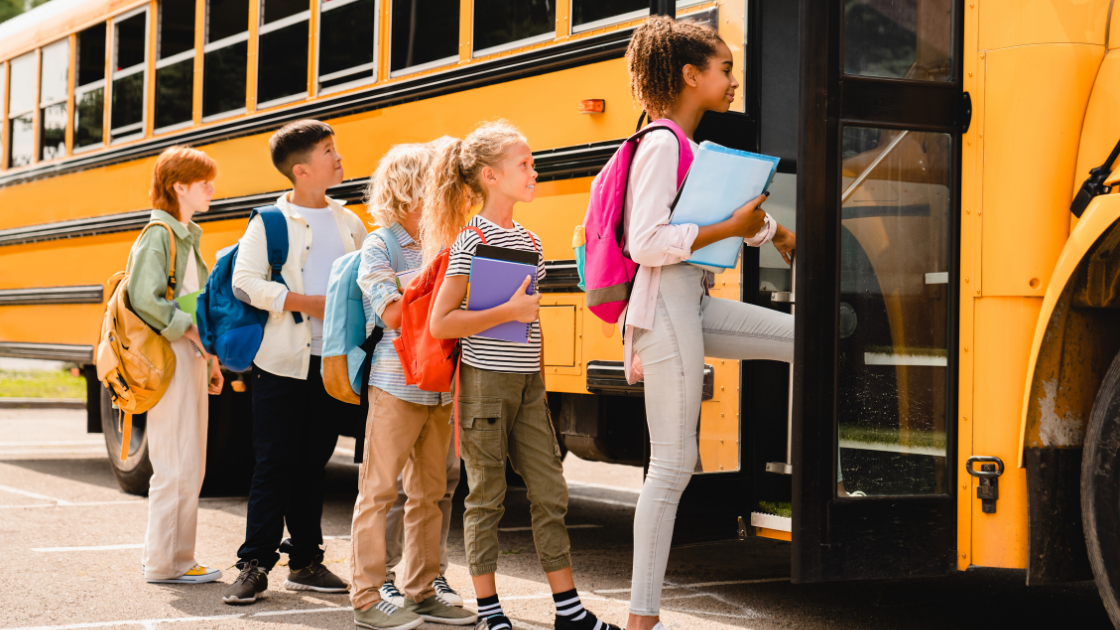
#> input picture schoolBus.png, 1120 x 630 px
$ python edgeDetection.py
#> lines starting #> are read from the running program, lines starting #| are printed output that depends on the picture
import os

import cv2
img = cv2.imread(os.path.join('.','schoolBus.png'))
#> img is the input picture: shape (630, 1120, 3); mean B, G, R 78.4, 109.9, 141.2

img_edge = cv2.Canny(img, 200, 200)
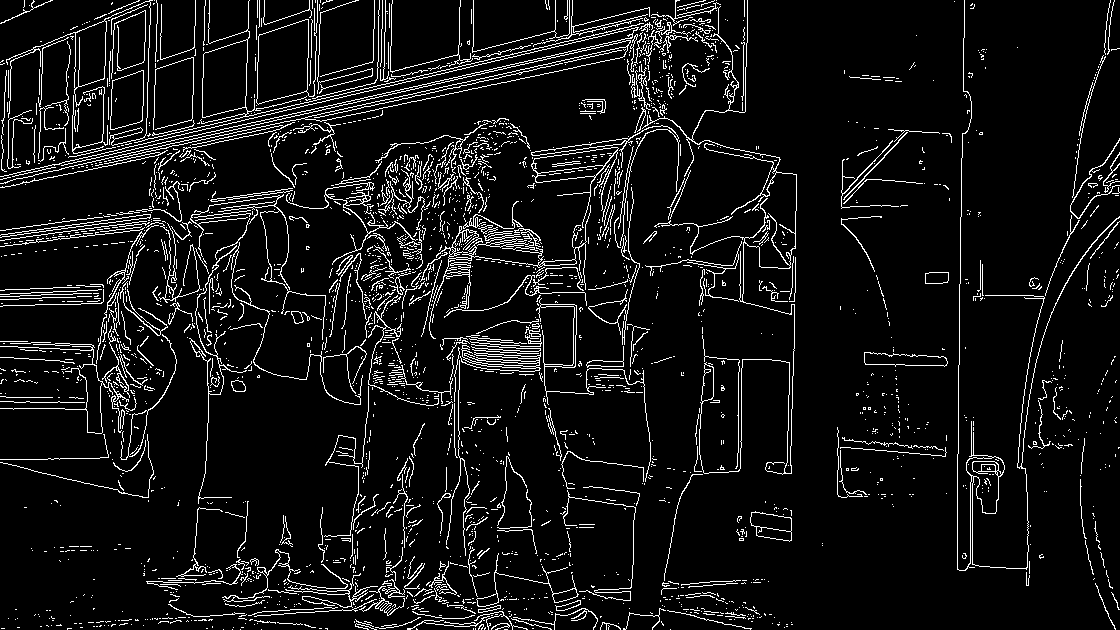
#> img_edge: shape (630, 1120); 7.6% white in thin lines or dots
cv2.imshow('img', img)

cv2.imshow('img_edge', img_edge)
cv2.waitKey(0)
